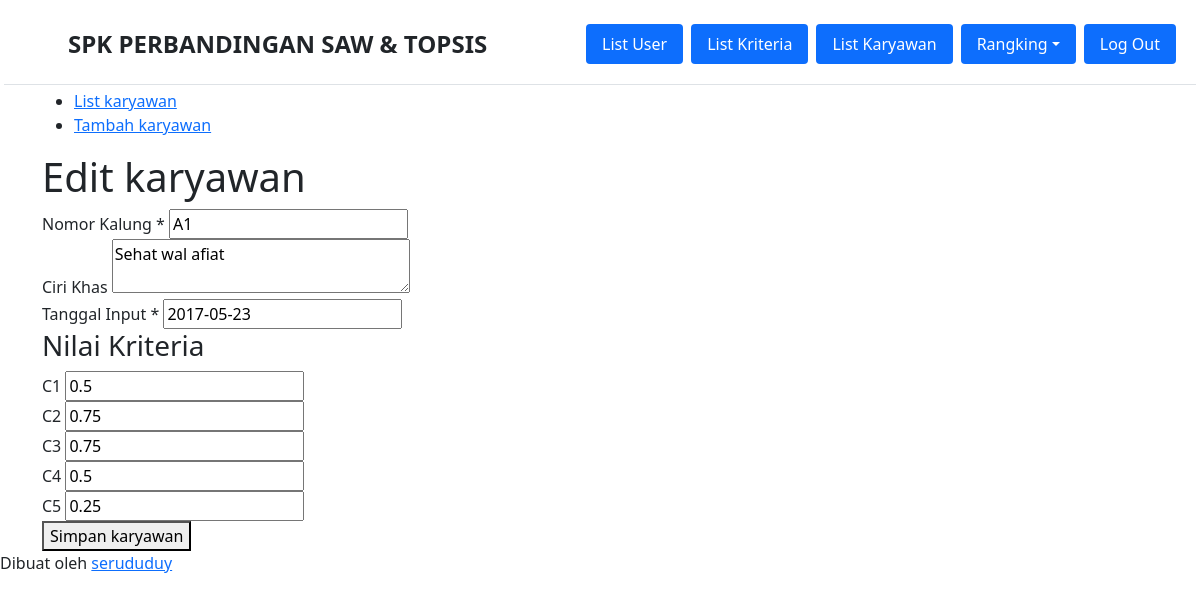
The app's page /edit-karyawan.php?id=6 (signed in) with its own data.
### tables this page shows
CREATE TABLE `karyawan` (
  `id_karyawan` int(10) NOT NULL,
  `no_kalung` varchar(6) NOT NULL,
  `ciri_khas` text NOT NULL,
  `tanggal_input` date NOT NULL
);

CREATE TABLE `nilai_karyawan` (
  `id_nilai_karyawan` int(11) NOT NULL,
  `id_karyawan` int(10) NOT NULL,
  `id_kriteria` int(10) NOT NULL,
  `nilai` float NOT NULL
);

CREATE TABLE `kriteria` (
  `id_kriteria` int(10) NOT NULL,
  `nama` varchar(30) NOT NULL,
  `type` enum('benefit','cost') NOT NULL,
  `bobot` float NOT NULL,
  `ada_pilihan` tinyint(1) DEFAULT NULL,
  `urutan_order` int(2) NOT NULL
);

### edit-karyawan.php (the view, shortened to what this page needs)
<?php require_once('includes/init.php'); ?>
<?php
$sukses = false;
$ada_error = false;
$id_karyawan = (isset($_GET['id'])) ? trim($_GET['id']) : '';
if(!$id_karyawan) {
	$ada_error = 'Maaf, data tidak dapat diproses.';
} else {
	$query = $pdo->prepare('SELECT * FROM karyawan WHERE id_karyawan = :id_karyawan');
	$query->execute(array('id_karyawan' => $id_karyawan));
	$result = $query->fetch();
	$id_karyawan = (isset($result['id_karyawan'])) ? trim($result['id_karyawan']) : '';
	$no_kalung = (isset($result['no_kalung'])) ? trim($result['no_kalung']) : '';
	$ciri_khas = (isset($result['ciri_khas'])) ? trim($result['ciri_khas']) : '';
	$tanggal_input = (isset($result['tanggal_input'])) ? trim($result['tanggal_input']) : '';
}
?>
<?php
require_once('template-parts/header.php');
?>
	<div class="main-content-row">
	<div class="container clearfix">
		<?php include_once('template-parts/sidebar-karyawan.php'); ?>
		<div class="main-content the-content">
			<h1>Edit karyawan</h1>
			<?php if($sukses): ?>
				<div class="msg-box">
					<p>Data berhasil disimpan</p>
				</div>
			<?php elseif($ada_error): ?>
				<p><?php echo $ada_error; ?></p>
			<?php else: ?>
				<form action="edit-karyawan.php?id=<?php echo $id_karyawan; ?>" method="post">
					<div class="field-wrap clearfix">
						<label>Nomor Kalung <span class="red">*</span></label>
						<input type="text" name="no_kalung" value="<?php echo $no_kalung; ?>">
					</div>
					<div class="field-wrap clearfix">
						<label>Ciri Khas</label>
						<textarea name="ciri_khas" cols="30" rows="2"><?php echo $ciri_khas; ?></textarea>
					</div>
					<div class="field-wrap clearfix">
						<label>Tanggal Input <span class="red">*</span></label>
						<input type="text" name="tanggal_input" value="<?php echo $tanggal_input; ?>" class="datepicker">
					</div>
					<h3>Nilai Kriteria</h3>
					<?php
					$query2 = $pdo->prepare('SELECT nilai_karyawan.nilai AS nilai, kriteria.nama AS nama, kriteria.id_kriteria AS id_kriteria, kriteria.ada_pilihan AS jenis_nilai
					FROM kriteria LEFT JOIN nilai_karyawan
					ON nilai_karyawan.id_kriteria = kriteria.id_kriteria
					AND nilai_karyawan.id_karyawan = :id_karyawan
					ORDER BY kriteria.urutan_order ASC');
					$query2->execute(array(
						'id_karyawan' => $id_karyawan
					));
					$query2->setFetchMode(PDO::FETCH_ASSOC);
					if($query2->rowCount() > 0):
						while($kriteria = $query2->fetch()):
						?>
							<div class="field-wrap clearfix">
								<label><?php echo $kriteria['nama']; ?></label>
								<?php if(!$kriteria['jenis_nilai']): ?>
									<input type="number" step="0.001" name="kriteria[<?php echo $kriteria['id_kriteria']; ?>]" value="<?php echo ($kriteria['nilai']) ? $kriteria['nilai'] : 0; ?>">
								<?php endif; ?>
							</div>
						<?php
						endwhile;
					else:
						echo '<p>Kriteria masih kosong.</p>';
					endif;
					?>
					<div class="field-wrap clearfix">
						<button type="submit" name="submit" value="submit" class="button">Simpan karyawan</button>
					</div>
				</form>
			<?php endif; ?>
		</div>
	</div>
	</div>
<?php
require_once('template-parts/footer.php');

### records on screen
karyawan: no_kalung "A1", ciri_khas "Sehat wal afiat", tanggal_input "2017-05-23"
nilai_karyawan: id_kriteria.nama "C1", nilai "0.5"
nilai_karyawan: id_kriteria.nama "C2", nilai "0.75"
nilai_karyawan: id_kriteria.nama "C3", nilai "0.75"
nilai_karyawan: id_kriteria.nama "C4", nilai "0.5"
nilai_karyawan: id_kriteria.nama "C5", nilai "0.25"
